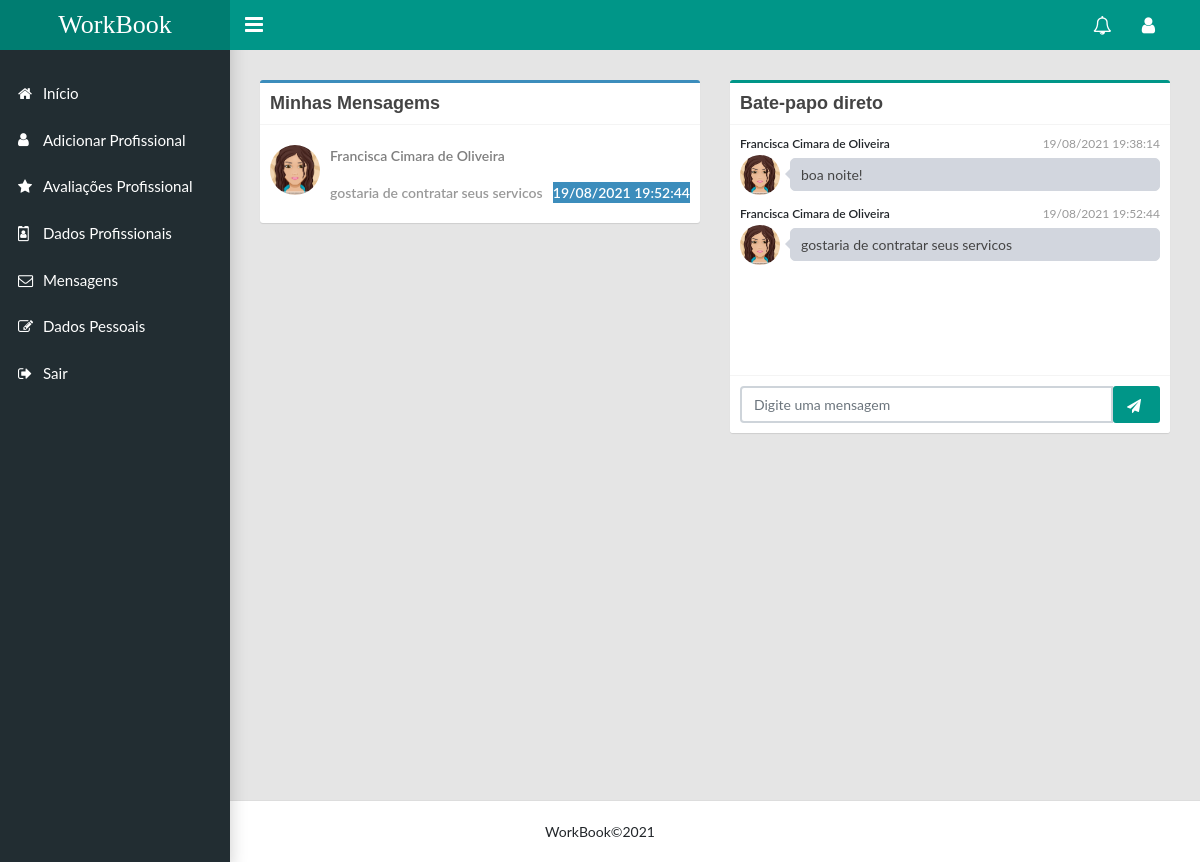
Screenshot of /mensagem/detalheMensagem/1/3 (signed in) with the database file from the repository.
### mensagem/models.py (models this page shows)
class Mensagem(models.Model):
    texto = models.CharField('texto', max_length=5000)
    destinatario = models.ForeignKey(Usuario, on_delete=models.CASCADE, null=True, blank=False,
                                     related_name='destinatario')
    remetente = models.ForeignKey(Usuario, on_delete=models.CASCADE, null=True, blank=False, related_name='remetente')
    data = models.CharField(null=True, name='data_mensagem', blank=False, max_length=255)
    class Meta:
        db_table = 'Mensagen'
        verbose_name = 'Mensagem'
        verbose_name_plural = 'Mensagens'

### usuario/models.py (models this page shows, shortened)
class Usuario(AbstractUser):
    telefone = models.CharField('telefone', max_length=15)
    imagem = models.ImageField(upload_to='fotosperfil/%Y/%m/', blank=True, null=True)
    cidade = models.CharField('cidade', max_length=40)
    rua = models.CharField('rua', max_length=60)
    uf = models.CharField('uf', max_length=2)
    bairro = models.CharField('bairro', max_length=40)
    is_staff = models.BooleanField(default=0)
    is_superuser = models.BooleanField(default=1)
    is_active = models.BooleanField(default=True)
    class Meta:
        db_table = 'usuario'
        verbose_name = 'Usuario'
        verbose_name_plural = 'Usuario'

### mensagem/views.py (the view)
# urls.py: path('detalheMensagem/<int:idRemetente>/<int:idDestinatario>', views.detalheMensagem, name='detalheMensagem'),
@login_required(login_url='usuario:submit_login')
def detalheMensagem(request, idRemetente, idDestinatario):
    mensagens = mensagens_por_usuario(request)
    mensagens_detalhe = Mensagem.objects.filter(
        (Q(destinatario__id=idDestinatario) & Q(remetente__id=idRemetente)) |
        (Q(destinatario__id=idRemetente) & Q(remetente__id=idDestinatario))).order_by('id')
    context = {
        'mensagens_detalhe': mensagens_detalhe,
        'mensagens': mensagens,
        'remetente': Usuario.objects.get(id=idRemetente),
        'destinatario': Usuario.objects.get(id=idDestinatario)
    }
    return render(request, 'listarMensagem.html', context)

### mensagem/templates/listarMensagem.html (shortened to what this page needs)
{% extends 'base.html' %}
{% block content %}
<main class="app-content">
    <div class="row user">
        <div class="col-md-6">
            <div class="box box-primary">
                <div class="box-header with-border">
                    <h3 class="box-title">
                        <font style="vertical-align: inherit;">
                            <font style="vertical-align: inherit;">Minhas Mensagems</font>
                        </font>
                    </h3>
                </div>
                <div class="box-body">
                    <ul class="products-list product-list-in-box">
                        {% for mensagem in mensagens %}
                        <li class="item">
                            {% if mensagem.remetente.id == request.user.id %}
                            <a href="{% url 'detalheMensagem' idRemetente=request.user.id idDestinatario=mensagem.destinatario.id %}"
                                class="product-title">
                                <div class="product-img">
                                    {% if request.user.imagem %}
                                    <img src="{{request.user.imagem.url}}" style="max-width: 500px; height: auto">
                                    {% endif %}
                                </div>
                                <div class="product-info">
                                    <p class="text-black-50"> {{mensagem.remetente.first_name}}</p>
                                    <font>
                                        <span class="label label-primary pull-right">
                                            <font style="vertical-align: inherit;">
                                                <font style="vertical-align: inherit;">{{mensagem.data_mensagem}}</font>
                                            </font>
                                        </span>
                                    </font>
                                    <span class="product-description">
                                        <font style="vertical-align: inherit;">
                                            <font style="vertical-align: inherit;">
                                                {{mensagem.texto}}
                                            </font>
                                        </font>
                                    </span>
                                </div>
                            </a>
                            {% endif %}
                        </li>
                        {% endfor %}
                    </ul>
                </div>
            </div>
        </div>
        <div class="col-md-6">
            <div class="box box-warning direct-chat direct-chat-warning">
                <div class="box-header with-border">
                    <h3 class="box-title">
                        <font style="vertical-align: inherit;">
                            <font style="vertical-align: inherit;">Bate-papo
                                direto</font>
                        </font>
                    </h3>
                </div>
                <div class="box-body">
                    <div class="direct-chat-messages">
                        {% for mensagem in mensagens_detalhe %}
                        {% if mensagem.destinatario.id == destinatario.id %}
                        <div class="direct-chat-msg">
                            <div class="direct-chat-info clearfix">
                                <span class="direct-chat-name pull-left">
                                    <font style="vertical-align: inherit;">
                                        <font style="vertical-align: inherit;">{{remetente.first_name}}</font>
                                    </font>
                                </span>
                                <span class="direct-chat-timestamp pull-right">
                                    <font style="vertical-align: inherit;">
                                        <font style="vertical-align: inherit;">{{mensagem.data_mensagem}}</font>
                                    </font>
                                </span>
                            </div>
                            {% if request.user.imagem %}
                            <img class="direct-chat-img" src="{{request.user.imagem.url}}">
                            {% endif %}
                            <div class="direct-chat-text">
                                <font style="vertical-align: inherit;">
                                    <font style="vertical-align: inherit;">
                                        {{mensagem.texto}}
                                    </font>
                                </font>
                            </div>
                        </div>
                        {% endif %}
                        {% endfor %}
                    </div>
                </div>
                <div class="box-footer">
                    {% if destinatario %}
                    <form action="{% url 'responderMensagem' idRemetente=remetente.id idDestinatario=destinatario.id %}"
                        method="post">
                        <div class="input-group">
                            <input type="text" name="texto" placeholder="Digite uma mensagem" class="form-control">
                            <span class="input-group-btn">
                                <button onclick="setarInput()" type="submit" class="btn btn-primary block"
                                    id="demoNotify1">
                                    <i class="fa fa-paper-plane"></i>
                                </button>
                            </span>
                        </div>
                    </form>
                    {% endif %}
                </div>
            </div>
        </div>
    </div>
</main>
{% endblock %}

### rows the page displays
Mensagem: user.imagem (picture), remetente.first_name "Francisca Cimara de Oliveira", data_mensagem "19/08/2021 19:52:44", texto "gostaria de contratar seus servicos"
Mensagem: data_mensagem "19/08/2021 19:38:14", user.imagem (picture), texto "boa noite!"
Usuario: first_name "Francisca Cimara de Oliveira"
